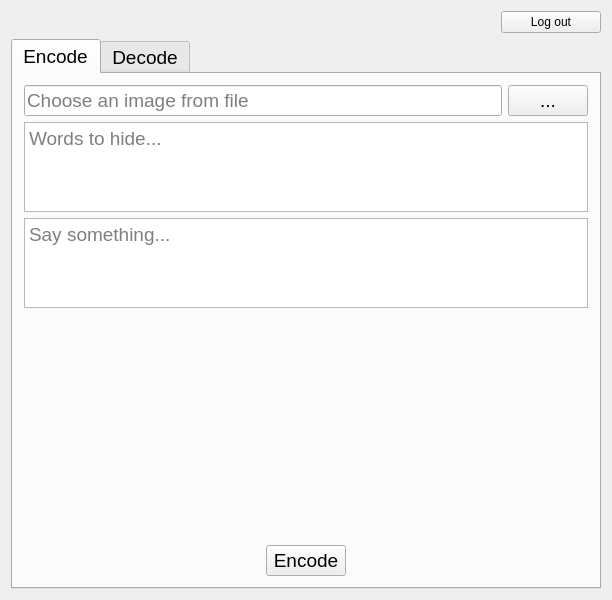
<?xml version="1.0" encoding="UTF-8"?>
<ui version="4.0">
 <class>MainWindow</class>
 <widget class="QMainWindow" name="MainWindow">
  <property name="geometry">
   <rect>
    <x>0</x>
    <y>0</y>
    <width>612</width>
    <height>600</height>
   </rect>
  </property>
  <property name="windowTitle">
   <string>The Secret</string>
  </property>
  <widget class="QWidget" name="centralWidget">
   <layout class="QVBoxLayout" name="verticalLayout_3">
    <item>
     <layout class="QHBoxLayout" name="horizontalLayout">
      <item>
       <widget class="QLabel" name="label_username">
        <property name="font">
         <font>
          <pointsize>14</pointsize>
          <weight>50</weight>
          <bold>false</bold>
         </font>
        </property>
        <property name="text">
         <string/>
        </property>
        <property name="alignment">
         <set>Qt::AlignLeading|Qt::AlignLeft|Qt::AlignVCenter</set>
        </property>
       </widget>
      </item>
      <item>
       <widget class="QPushButton" name="pushButton_logout">
        <property name="maximumSize">
         <size>
          <width>100</width>
          <height>16777215</height>
         </size>
        </property>
        <property name="text">
         <string>Log out</string>
        </property>
       </widget>
      </item>
     </layout>
    </item>
    <item>
     <widget class="QTabWidget" name="tabWidget">
      <property name="font">
       <font>
        <pointsize>14</pointsize>
       </font>
      </property>
      <property name="acceptDrops">
       <bool>false</bool>
      </property>
      <property name="tabPosition">
       <enum>QTabWidget::North</enum>
      </property>
      <property name="tabShape">
       <enum>QTabWidget::Rounded</enum>
      </property>
      <property name="currentIndex">
       <number>0</number>
      </property>
      <property name="elideMode">
       <enum>Qt::ElideRight</enum>
      </property>
      <property name="usesScrollButtons">
       <bool>false</bool>
      </property>
      <property name="documentMode">
       <bool>false</bool>
      </property>
      <property name="tabsClosable">
       <bool>false</bool>
      </property>
      <property name="movable">
       <bool>false</bool>
      </property>
      <property name="tabBarAutoHide">
       <bool>true</bool>
      </property>
      <widget class="QWidget" name="tab_encode">
       <property name="font">
        <font>
         <pointsize>14</pointsize>
         <kerning>true</kerning>
        </font>
       </property>
       <property name="focusPolicy">
        <enum>Qt::NoFocus</enum>
       </property>
       <attribute name="title">
        <string>Encode</string>
       </attribute>
       <layout class="QVBoxLayout" name="verticalLayout">
        <item>
         <layout class="QHBoxLayout" name="horizontalLayout_2">
          <item>
           <widget class="QLineEdit" name="lineEdit_filepath_encode">
            <property name="dragEnabled">
             <bool>false</bool>
            </property>
            <property name="readOnly">
             <bool>true</bool>
            </property>
            <property name="placeholderText">
             <string>Choose an image from file</string>
            </property>
           </widget>
          </item>
          <item>
           <widget class="QPushButton" name="pushButton_choosefile_encode">
            <property name="text">
             <string>...</string>
            </property>
           </widget>
          </item>
         </layout>
        </item>
        <item>
         <widget class="QTextEdit" name="textEdit_hide">
          <property name="acceptRichText">
           <bool>false</bool>
          </property>
          <property name="placeholderText">
           <string>Words to hide...</string>
          </property>
         </widget>
        </item>
        <item>
         <widget class="QTextEdit" name="textEdit_key_encode">
          <property name="acceptRichText">
           <bool>false</bool>
          </property>
          <property name="placeholderText">
           <string>Say something...</string>
          </property>
         </widget>
        </item>
        <item>
         <widget class="QLabel" name="label_pic_encode">
          <property name="minimumSize">
           <size>
            <width>0</width>
            <height>225</height>
           </size>
          </property>
          <property name="text">
           <string/>
          </property>
          <property name="alignment">
           <set>Qt::AlignCenter</set>
          </property>
         </widget>
        </item>
        <item alignment="Qt::AlignHCenter">
         <widget class="QPushButton" name="pushButton_encode">
          <property name="maximumSize">
           <size>
            <width>200</width>
            <height>16777215</height>
           </size>
          </property>
          <property name="font">
           <font>
            <pointsize>14</pointsize>
           </font>
          </property>
          <property name="text">
           <string>Encode</string>
          </property>
         </widget>
        </item>
       </layout>
      </widget>
      <widget class="QWidget" name="tab_decode">
       <attribute name="title">
        <string>Decode</string>
       </attribute>
       <layout class="QVBoxLayout" name="verticalLayout_2">
        <item>
         <layout class="QHBoxLayout" name="horizontalLayout_3">
          <item>
           <widget class="QLineEdit" name="lineEdit_filepath_decode">
            <property name="readOnly">
             <bool>true</bool>
            </property>
            <property name="placeholderText">
             <string>Choose an image from file</string>
            </property>
           </widget>
          </item>
          <item>
           <widget class="QPushButton" name="pushButton_choosefile_decode">
            <property name="text">
             <string>...</string>
            </property>
           </widget>
          </item>
         </layout>
        </item>
        <item>
         <widget class="QTextEdit" name="textEdit_key_decode">
          <property name="acceptRichText">
           <bool>false</bool>
          </property>
          <property name="placeholderText">
           <string>What did he or she tell you?</string>
          </property>
         </widget>
        </item>
        <item>
         <widget class="QLabel" name="label_pic_decode">
          <property name="minimumSize">
           <size>
            <width>0</width>
            <height>225</height>
           </size>
          </property>
          <property name="text">
           <string/>
          </property>
          <property name="alignment">
           <set>Qt::AlignCenter</set>
          </property>
         </widget>
        </item>
        <item alignment="Qt::AlignHCenter">
         <widget class="QPushButton" name="pushButton_decode">
          <property name="maximumSize">
           <size>
            <width>200</width>
            <height>16777215</height>
           </size>
          </property>
          <property name="font">
           <font>
            <pointsize>14</pointsize>
           </font>
          </property>
          <property name="text">
           <string>Decode</string>
          </property>
         </widget>
        </item>
       </layout>
      </widget>
     </widget>
    </item>
   </layout>
  </widget>
 </widget>
 <layoutdefault spacing="6" margin="11"/>
 <resources/>
 <connections/>
</ui>
